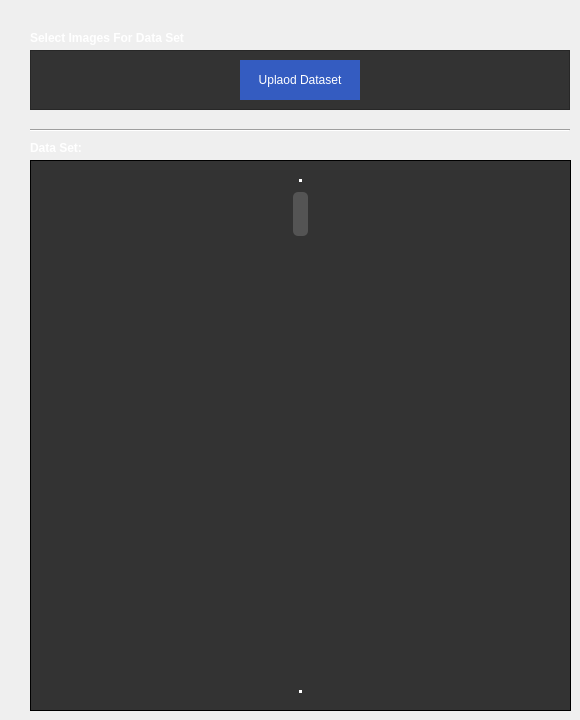
    <widget class="QWidget" name="load">
     <attribute name="title">
      <string>  Data  </string>
     </attribute>
     <widget class="QFrame" name="Data_butto_frame">
      <property name="geometry">
       <rect>
        <x>30</x>
        <y>50</y>
        <width>540</width>
        <height>60</height>
       </rect>
      </property>
      <property name="minimumSize">
       <size>
        <width>540</width>
        <height>0</height>
       </size>
      </property>
      <property name="styleSheet">
       <string notr="true">QFrame {
    background-color: #333333;
}</string>
      </property>
      <property name="frameShape">
       <enum>QFrame::StyledPanel</enum>
      </property>
      <property name="frameShadow">
       <enum>QFrame::Raised</enum>
      </property>
      <layout class="QHBoxLayout" name="horizontalLayout_3">
       <item>
        <spacer name="button_spacer_left">
         <property name="orientation">
          <enum>Qt::Horizontal</enum>
         </property>
         <property name="sizeHint" stdset="0">
          <size>
           <width>191</width>
           <height>20</height>
          </size>
         </property>
        </spacer>
       </item>
       <item>
        <widget class="QPushButton" name="data_file_button">
         <property name="minimumSize">
          <size>
           <width>120</width>
           <height>40</height>
          </size>
         </property>
         <property name="baseSize">
          <size>
           <width>120</width>
           <height>40</height>
          </size>
         </property>
         <property name="palette">
          <palette>
           <active>
            <colorrole role="WindowText">
             <brush brushstyle="SolidPattern">
              <color alpha="255">
               <red>255</red>
               <green>255</green>
               <blue>255</blue>
              </color>
             </brush>
            </colorrole>
            <colorrole role="Button">
             <brush brushstyle="SolidPattern">
              <color alpha="255">
               <red>52</red>
               <green>92</green>
               <blue>193</blue>
              </color>
             </brush>
            </colorrole>
            <colorrole role="Text">
             <brush brushstyle="SolidPattern">
              <color alpha="255">
               <red>255</red>
               <green>255</green>
               <blue>255</blue>
              </color>
             </brush>
            </colorrole>
            <colorrole role="ButtonText">
             <brush brushstyle="SolidPattern">
              <color alpha="255">
               <red>255</red>
               <green>255</green>
               <blue>255</blue>
              </color>
             </brush>
            </colorrole>
            <colorrole role="Base">
             <brush brushstyle="SolidPattern">
              <color alpha="255">
               <red>52</red>
               <green>92</green>
               <blue>193</blue>
              </color>
             </brush>
            </colorrole>
            <colorrole role="Window">
             <brush brushstyle="SolidPattern">
              <color alpha="255">
               <red>52</red>
               <green>92</green>
               <blue>193</blue>
              </color>
             </brush>
            </colorrole>
            <colorrole role="PlaceholderText">
             <brush brushstyle="NoBrush">
              <color alpha="128">
               <red>255</red>
               <green>255</green>
               <blue>255</blue>
              </color>
             </brush>
            </colorrole>
           </active>
           <inactive>
            <colorrole role="WindowText">
             <brush brushstyle="SolidPattern">
              <color alpha="255">
               <red>255</red>
               <green>255</green>
               <blue>255</blue>
              </color>
             </brush>
            </colorrole>
            <colorrole role="Button">
             <brush brushstyle="SolidPattern">
              <color alpha="255">
               <red>52</red>
               <green>92</green>
               <blue>193</blue>
              </color>
             </brush>
            </colorrole>
            <colorrole role="Text">
             <brush brushstyle="SolidPattern">
              <color alpha="255">
               <red>255</red>
               <green>255</green>
               <blue>255</blue>
              </color>
             </brush>
            </colorrole>
            <colorrole role="ButtonText">
             <brush brushstyle="SolidPattern">
              <color alpha="255">
               <red>255</red>
               <green>255</green>
               <blue>255</blue>
              </color>
             </brush>
            </colorrole>
            <colorrole role="Base">
             <brush brushstyle="SolidPattern">
              <color alpha="255">
               <red>52</red>
               <green>92</green>
               <blue>193</blue>
              </color>
             </brush>
            </colorrole>
            <colorrole role="Window">
             <brush brushstyle="SolidPattern">
              <color alpha="255">
               <red>52</red>
               <green>92</green>
               <blue>193</blue>
              </color>
             </brush>
            </colorrole>
            <colorrole role="PlaceholderText">
             <brush brushstyle="NoBrush">
              <color alpha="128">
               <red>255</red>
               <green>255</green>
               <blue>255</blue>
              </color>
             </brush>
            </colorrole>
           </inactive>
           <disabled>
            <colorrole role="WindowText">
             <brush brushstyle="SolidPattern">
              <color alpha="255">
               <red>255</red>
               <green>255</green>
               <blue>255</blue>
              </color>
             </brush>
            </colorrole>
            <colorrole role="Button">
             <brush brushstyle="SolidPattern">
              <color alpha="255">
               <red>52</red>
               <green>92</green>
               <blue>193</blue>
              </color>
             </brush>
            </colorrole>
            <colorrole role="Text">
             <brush brushstyle="SolidPattern">
              <color alpha="255">
               <red>255</red>
               <green>255</green>
               <blue>255</blue>
              </color>
             </brush>
            </colorrole>
            <colorrole role="ButtonText">
             <brush brushstyle="SolidPattern">
              <color alpha="255">
               <red>255</red>
               <green>255</green>
               <blue>255</blue>
              </color>
             </brush>
            </colorrole>
            <colorrole role="Base">
             <brush brushstyle="SolidPattern">
              <color alpha="255">
               <red>52</red>
               <green>92</green>
               <blue>193</blue>
              </color>
             </brush>
            </colorrole>
            <colorrole role="Window">
             <brush brushstyle="SolidPattern">
              <color alpha="255">
               <red>52</red>
               <green>92</green>
               <blue>193</blue>
              </color>
             </brush>
            </colorrole>
            <colorrole role="PlaceholderText">
             <brush brushstyle="NoBrush">
              <color alpha="128">
               <red>255</red>
               <green>255</green>
               <blue>255</blue>
              </color>
             </brush>
            </colorrole>
           </disabled>
          </palette>
         </property>
         <property name="styleSheet">
          <string notr="true">QPushButton {
    background-color: #345CC1;
    color: white; /* Set text color to white for better contrast */
    border: none;
    padding: 8px 16px; /* Optional: Add some padding for better appearance */
}

QPushButton:hover {
    background-color: #2A4BA0; /* Optional: Slightly darker color on hover */
}

QPushButton:pressed {
    background-color: #1E3C8C; /* Optional: Even darker color when pressed */
}</string>
         </property>
         <property name="text">
          <string>Uplaod Dataset</string>
         </property>
        </widget>
       </item>
       <item>
        <spacer name="button_spacer_right">
         <property name="orientation">
          <enum>Qt::Horizontal</enum>
         </property>
         <property name="sizeHint" stdset="0">
          <size>
           <width>191</width>
           <height>20</height>
          </size>
         </property>
        </spacer>
       </item>
      </layout>
     </widget>
     <widget class="QLabel" name="data_image_title">
      <property name="geometry">
       <rect>
        <x>30</x>
        <y>140</y>
        <width>91</width>
        <height>16</height>
       </rect>
      </property>
      <property name="styleSheet">
       <string notr="true">QLabel {
    color: white;
	font-weight: bold;
}
</string>
      </property>
      <property name="text">
       <string>Data Set:</string>
      </property>
     </widget>
     <widget class="QFrame" name="frame_3">
      <property name="geometry">
       <rect>
        <x>30</x>
        <y>160</y>
        <width>541</width>
        <height>551</height>
       </rect>
      </property>
      <property name="minimumSize">
       <size>
        <width>540</width>
        <height>0</height>
       </size>
      </property>
      <property name="styleSheet">
       <string notr="true">QFrame {
    background-color: #333333;
}</string>
      </property>
      <property name="frameShape">
       <enum>QFrame::Box</enum>
      </property>
      <property name="frameShadow">
       <enum>QFrame::Plain</enum>
      </property>
      <layout class="QHBoxLayout" name="horizontalLayout_2">
       <item>
        <layout class="QGridLayout" name="gridLayout_4"/>
       </item>
       <item>
        <widget class="QScrollBar" name="data_scroll">
         <property name="styleSheet">
          <string notr="true">QScrollBar:vertical {
    background: #333333;
    width: 15px;
    margin: 22px 0 22px 0;
}

QScrollBar::handle:vertical {
    background: #545454; 
    min-height: 20px;
    border-radius: 5px;
}

QScrollBar::add-line:vertical {
    background: #333333;
    height: 20px;
    subcontrol-position: bottom;
    subcontrol-origin: margin;
}

QScrollBar::sub-line:vertical {
    background: #333333;
    height: 20px;
    subcontrol-position: top;
    subcontrol-origin: margin;
}

QScrollBar::up-arrow:vertical, QScrollBar::down-arrow:vertical {
    width: 3px;
    height: 3px;
    background: white;
}

QScrollBar::add-page:vertical, QScrollBar::sub-page:vertical {
    background: none;
}</string>
         </property>
         <property name="orientation">
          <enum>Qt::Vertical</enum>
         </property>
        </widget>
       </item>
      </layout>
     </widget>
     <widget class="QLabel" name="data_button_title">
      <property name="geometry">
       <rect>
        <x>30</x>
        <y>30</y>
        <width>181</width>
        <height>16</height>
       </rect>
      </property>
      <property name="styleSheet">
       <string notr="true">QLabel {
    color: white;
	font-weight: bold;
}
</string>
      </property>
      <property name="text">
       <string>Select Images For Data Set</string>
      </property>
     </widget>
     <widget class="Line" name="data_line">
      <property name="geometry">
       <rect>
        <x>30</x>
        <y>120</y>
        <width>540</width>
        <height>20</height>
       </rect>
      </property>
      <property name="minimumSize">
       <size>
        <width>540</width>
        <height>0</height>
       </size>
      </property>
      <property name="orientation">
       <enum>Qt::Horizontal</enum>
      </property>
     </widget>
    </widget>
